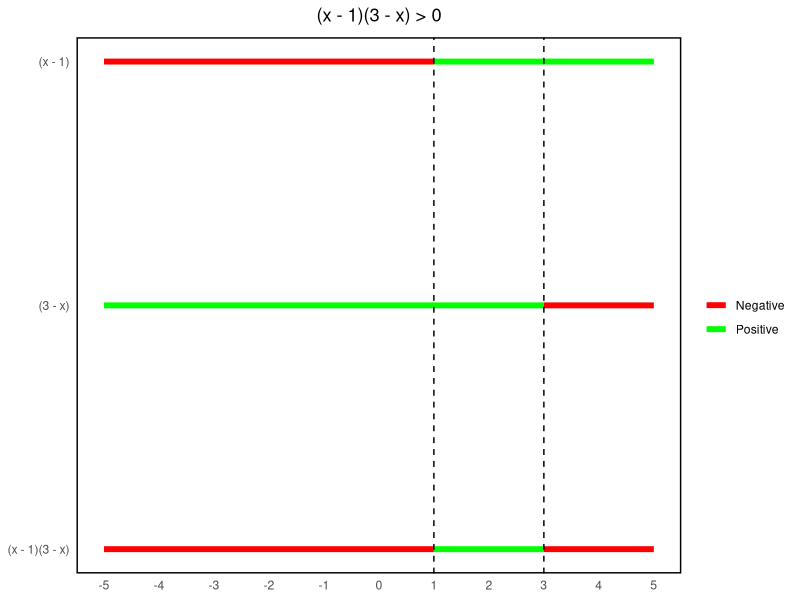
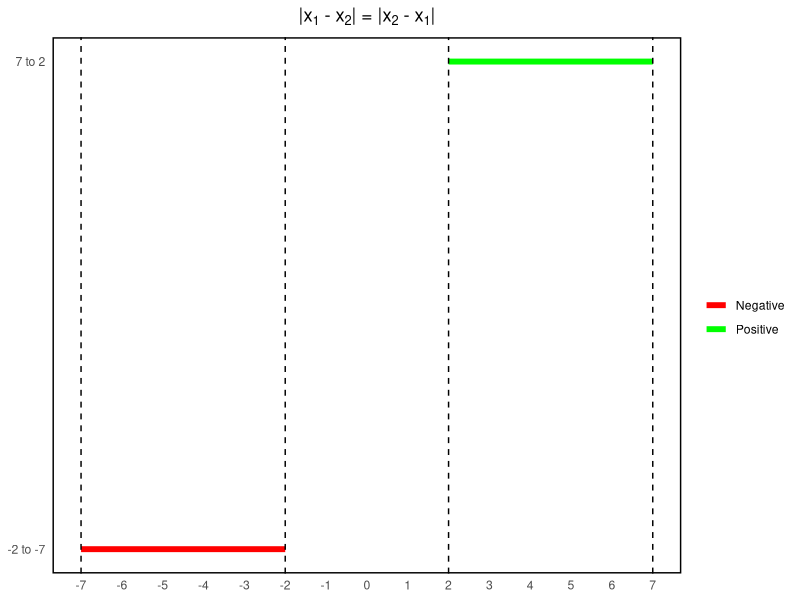
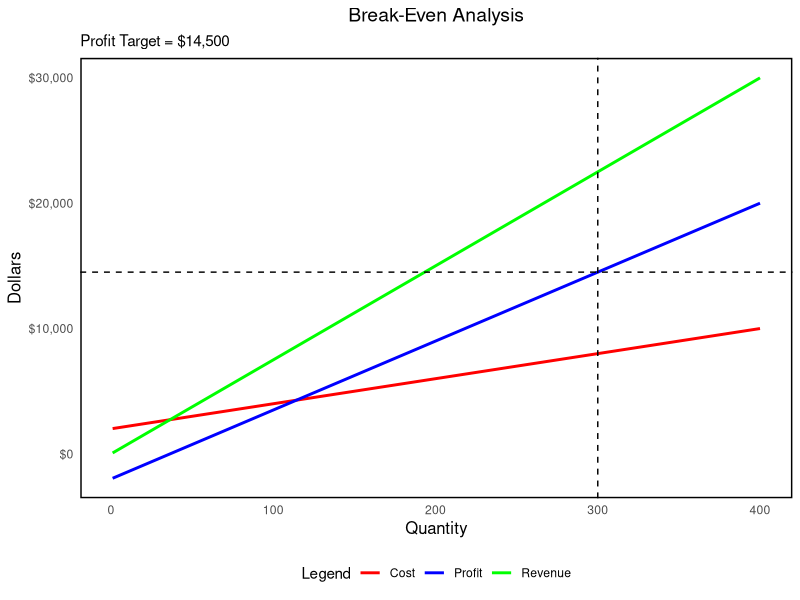
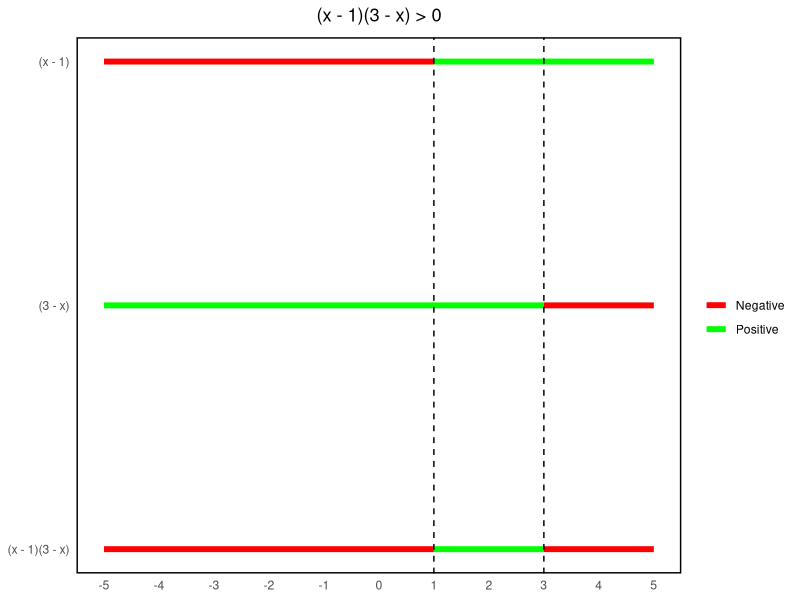
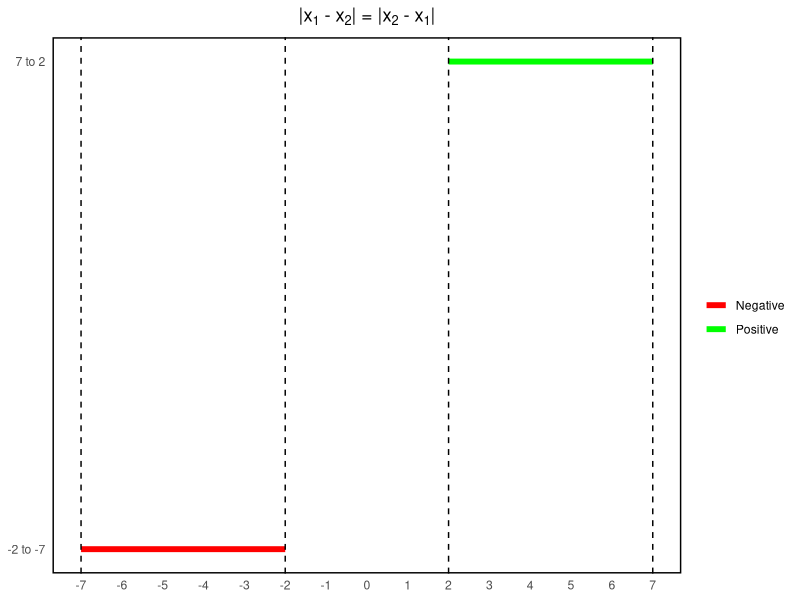
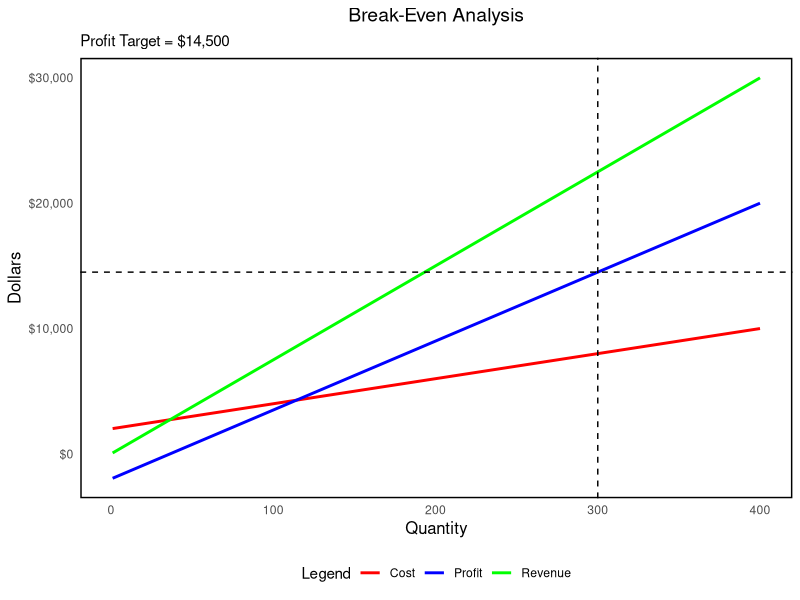

Write R code to recreate these figures, in order.
## ---- chunk 1
##################### Figure 1 #####################
##################### Inequalities #####################  
# Load required package
library(ggplot2)

# Create a data frame for each expression
df1 <- data.frame(expression = "(x - 1)", x_start = -5, x_end = 1, y = 3, color = "Negative")
df2 <- data.frame(expression = "(x - 1)", x_start = 1, x_end = 5, y = 3, color = "Positive")
df3 <- data.frame(expression = "(3 - x)", x_start = -5, x_end = 3, y = 2, color = "Positive")
df4 <- data.frame(expression = "(3 - x)", x_start = 3, x_end = 5, y = 2, color = "Negative")
df5 <- data.frame(expression = "(x - 1)(3 - x)", x_start = -5, x_end = 1, y = 1, color = "Negative")
df6 <- data.frame(expression = "(x - 1)(3 - x)", x_start = 1, x_end = 3, y = 1, color = "Positive")
df7 <- data.frame(expression = "(x - 1)(3 - x)", x_start = 3, x_end = 5, y = 1, color = "Negative")

# Combine the data frames
df <- rbind(df1, df2, df3, df4, df5, df6, df7)

# Create a ggplot object
p1 <- ggplot(df, aes(x_start, y, xend = x_end, yend = y, color = color)) +
  geom_segment(size = 2) +
  geom_vline(xintercept = c(1, 3), linetype = "dashed") +
  scale_color_manual(values = c("Positive" = "green", "Negative" = "red")) +
  scale_y_continuous(breaks = c(1, 2, 3), labels = c("(x - 1)(3 - x)", "(3 - x)", "(x - 1)")) +
  scale_x_continuous(breaks = seq(-5, 5, by = 1)) +
  labs(color = "") +
  ggtitle(expression(paste("(x - 1)(3 - x) > 0"))) +
  theme_minimal() +
  theme(panel.grid.major = element_blank(), 
        panel.grid.minor = element_blank(), 
        panel.background = element_rect(fill = "white", colour = "black", size = 1, linetype = "solid"),
        axis.title = element_blank(),
        plot.title = element_text(hjust = 0.5))

# Print the plot
print(p1)

# Save the plot as a PNG image
ggsave("Sign_Diagram.png", plot = p1, width = 6, height = 4, dpi = 300)
## ---- chunk 2
##################### Table 1 #####################
##################### Interval Notation #####################
# Load required packages
library(tibble)
library(knitr)

# Create a data frame
df <- tibble(
  Notation = c("(a, b)", "[a, b]", "(a, b]", "[a, b)"),
  Name = c("The open interval from a to b.",
           "The closed interval from a to b.",
           "A half-open interval from a to b.",
           "A half-open interval from a to b."),
  `The interval consists of all x satisfying:` = c("$a < x < b$", "$a \\leq x \\leq b$", "$a < x \\leq b$", "$a \\leq x < b$")
)

# Create a LaTeX table
table <- kable(df, "latex", escape = FALSE)

# Save the LaTeX table to a file
writeLines(table, "Notation.tex")
## ---- chunk 3
##################### Figure 2 #####################
##################### Absolute Value #####################

# Create a data frame for each expression
df1 <- data.frame(expression = "7 to 2", x_start = 2, x_end = 7, y = 2, color = "Positive")
df2 <- data.frame(expression = "-2 to -7", x_start = -7, x_end = -2, y = 1, color = "Negative")

# Combine the data frames
df <- rbind(df1, df2)

# Create a ggplot object
p1 <- ggplot(df, aes(x_start, y, xend = x_end, yend = y, color = color)) +
  geom_segment(size = 2) +
  geom_vline(xintercept = c(2, 7, -2, -7), linetype = "dashed") +
  scale_color_manual(values = c("Positive" = "green", "Negative" = "red")) +
  scale_y_continuous(breaks = c(1, 2), labels = c("-2 to -7", "7 to 2")) +
  scale_x_continuous(breaks = seq(-8, 8, by = 1)) +
  labs(color = "") +
  ggtitle(expression(paste("|", "x"[1], " - ", "x"[2], "| = |", "x"[2], " - ", "x"[1], "|"))) +
  theme_minimal() +
  theme(panel.grid.major = element_blank(), 
        panel.grid.minor = element_blank(), 
        panel.background = element_rect(fill = "white", colour = "black", size = 1, linetype = "solid"),
        axis.title = element_blank(),
        plot.title = element_text(hjust = 0.5))

# Print the plot
print(p1)

# Save the plot as a PNG image
ggsave("Distance_Diagram.png", plot = p1, width = 6, height = 4, dpi = 300)
## ---- chunk 4
##################### Figure 3 #####################
##################### Profit Equation #####################
# Define the cost, revenue, and profit functions
cost <- function(x) 20*x + 2000
revenue <- function(x) 75*x
profit <- function(x) revenue(x) - cost(x)

# Create a data frame of quantities
df <- data.frame(Quantity = 1:400)

# Calculate the cost, revenue, and profit for each quantity
df$Cost <- cost(df$Quantity)
df$Revenue <- revenue(df$Quantity)
df$Profit <- profit(df$Quantity)

# Create a ggplot object
p1 <- ggplot(df, aes(Quantity)) +
  geom_line(aes(y = Cost, color = "Cost"), size = 1) +
  geom_line(aes(y = Revenue, color = "Revenue"), size = 1) +
  geom_line(aes(y = Profit, color = "Profit"), size = 1) +
  geom_vline(xintercept = 300, linetype = "dashed", color = "black") +
  geom_hline(yintercept = 14500, linetype = "dashed", color = "black") +
  scale_color_manual(values = c("Cost" = "red", "Revenue" = "green", "Profit" = "blue")) +
  labs(x = "Quantity", y = "Dollars",
       title = "Break-Even Analysis",
       subtitle = "Profit Target = $14,500",
       color = "Legend") +
  scale_y_continuous(labels = scales::dollar) +
  theme_minimal() +
  theme(panel.grid.major = element_blank(), 
        panel.grid.minor = element_blank(), 
        panel.background = element_rect(fill = "white", colour = "black", size = 1, linetype = "solid"),
        axis.title = element_text(size = 12),
        plot.title = element_text(hjust = 0.5, size = 14),
        legend.position = "bottom")

# Print the plot
print(p1)

ggsave("Profit_Break_Even.png", plot = p1, width = 6, height = 4, dpi = 300)

